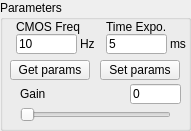
    <widget class="QGroupBox" name="PARAMS_STATIC">
     <property name="geometry">
      <rect>
       <x>10</x>
       <y>230</y>
       <width>191</width>
       <height>131</height>
      </rect>
     </property>
     <property name="mouseTracking">
      <bool>false</bool>
     </property>
     <property name="title">
      <string>Parameters</string>
     </property>
     <widget class="QLabel" name="GAIN_STATIC">
      <property name="geometry">
       <rect>
        <x>20</x>
        <y>87</y>
        <width>28</width>
        <height>14</height>
       </rect>
      </property>
      <property name="mouseTracking">
       <bool>false</bool>
      </property>
      <property name="text">
       <string>Gain</string>
      </property>
      <property name="alignment">
       <set>Qt::AlignLeading|Qt::AlignLeft|Qt::AlignVCenter</set>
      </property>
     </widget>
     <widget class="QLineEdit" name="GAIN_EDIT">
      <property name="geometry">
       <rect>
        <x>130</x>
        <y>84</y>
        <width>51</width>
        <height>20</height>
       </rect>
      </property>
      <property name="mouseTracking">
       <bool>false</bool>
      </property>
      <property name="focusPolicy">
       <enum>Qt::ClickFocus</enum>
      </property>
      <property name="text">
       <string>0</string>
      </property>
     </widget>
     <widget class="QSlider" name="GAIN_SLIDER">
      <property name="geometry">
       <rect>
        <x>20</x>
        <y>105</y>
        <width>151</width>
        <height>20</height>
       </rect>
      </property>
      <property name="mouseTracking">
       <bool>false</bool>
      </property>
      <property name="orientation">
       <enum>Qt::Horizontal</enum>
      </property>
     </widget>
     <widget class="QPushButton" name="SET_PARAMS_BUTTON">
      <property name="geometry">
       <rect>
        <x>100</x>
        <y>60</y>
        <width>80</width>
        <height>20</height>
       </rect>
      </property>
      <property name="mouseTracking">
       <bool>false</bool>
      </property>
      <property name="text">
       <string>Set params</string>
      </property>
     </widget>
     <widget class="QPushButton" name="GET_PARAMS_BUTTON">
      <property name="geometry">
       <rect>
        <x>10</x>
        <y>60</y>
        <width>80</width>
        <height>20</height>
       </rect>
      </property>
      <property name="mouseTracking">
       <bool>false</bool>
      </property>
      <property name="text">
       <string>Get params</string>
      </property>
     </widget>
     <widget class="QLineEdit" name="DUTY_EDIT">
      <property name="geometry">
       <rect>
        <x>106</x>
        <y>34</y>
        <width>61</width>
        <height>20</height>
       </rect>
      </property>
      <property name="mouseTracking">
       <bool>false</bool>
      </property>
      <property name="focusPolicy">
       <enum>Qt::ClickFocus</enum>
      </property>
      <property name="text">
       <string>5</string>
      </property>
     </widget>
     <widget class="QLineEdit" name="CCD_FREQ_EDIT">
      <property name="geometry">
       <rect>
        <x>16</x>
        <y>34</y>
        <width>61</width>
        <height>20</height>
       </rect>
      </property>
      <property name="mouseTracking">
       <bool>false</bool>
      </property>
      <property name="focusPolicy">
       <enum>Qt::ClickFocus</enum>
      </property>
      <property name="text">
       <string>10</string>
      </property>
     </widget>
     <widget class="QLabel" name="DUTY_UNIT">
      <property name="geometry">
       <rect>
        <x>170</x>
        <y>37</y>
        <width>21</width>
        <height>14</height>
       </rect>
      </property>
      <property name="mouseTracking">
       <bool>false</bool>
      </property>
      <property name="text">
       <string>ms</string>
      </property>
     </widget>
     <widget class="QLabel" name="DUTY">
      <property name="geometry">
       <rect>
        <x>106</x>
        <y>20</y>
        <width>85</width>
        <height>14</height>
       </rect>
      </property>
      <property name="mouseTracking">
       <bool>false</bool>
      </property>
      <property name="text">
       <string>Time Expo.</string>
      </property>
      <property name="alignment">
       <set>Qt::AlignLeading|Qt::AlignLeft|Qt::AlignVCenter</set>
      </property>
     </widget>
     <widget class="QLabel" name="CCD_FREQ">
      <property name="geometry">
       <rect>
        <x>16</x>
        <y>20</y>
        <width>85</width>
        <height>14</height>
       </rect>
      </property>
      <property name="mouseTracking">
       <bool>false</bool>
      </property>
      <property name="text">
       <string>CMOS Freq</string>
      </property>
      <property name="alignment">
       <set>Qt::AlignLeading|Qt::AlignLeft|Qt::AlignVCenter</set>
      </property>
     </widget>
     <widget class="QLabel" name="CCD_FREQ_UNIT">
      <property name="geometry">
       <rect>
        <x>80</x>
        <y>37</y>
        <width>21</width>
        <height>14</height>
       </rect>
      </property>
      <property name="mouseTracking">
       <bool>false</bool>
      </property>
      <property name="text">
       <string>Hz</string>
      </property>
     </widget>
    </widget>
